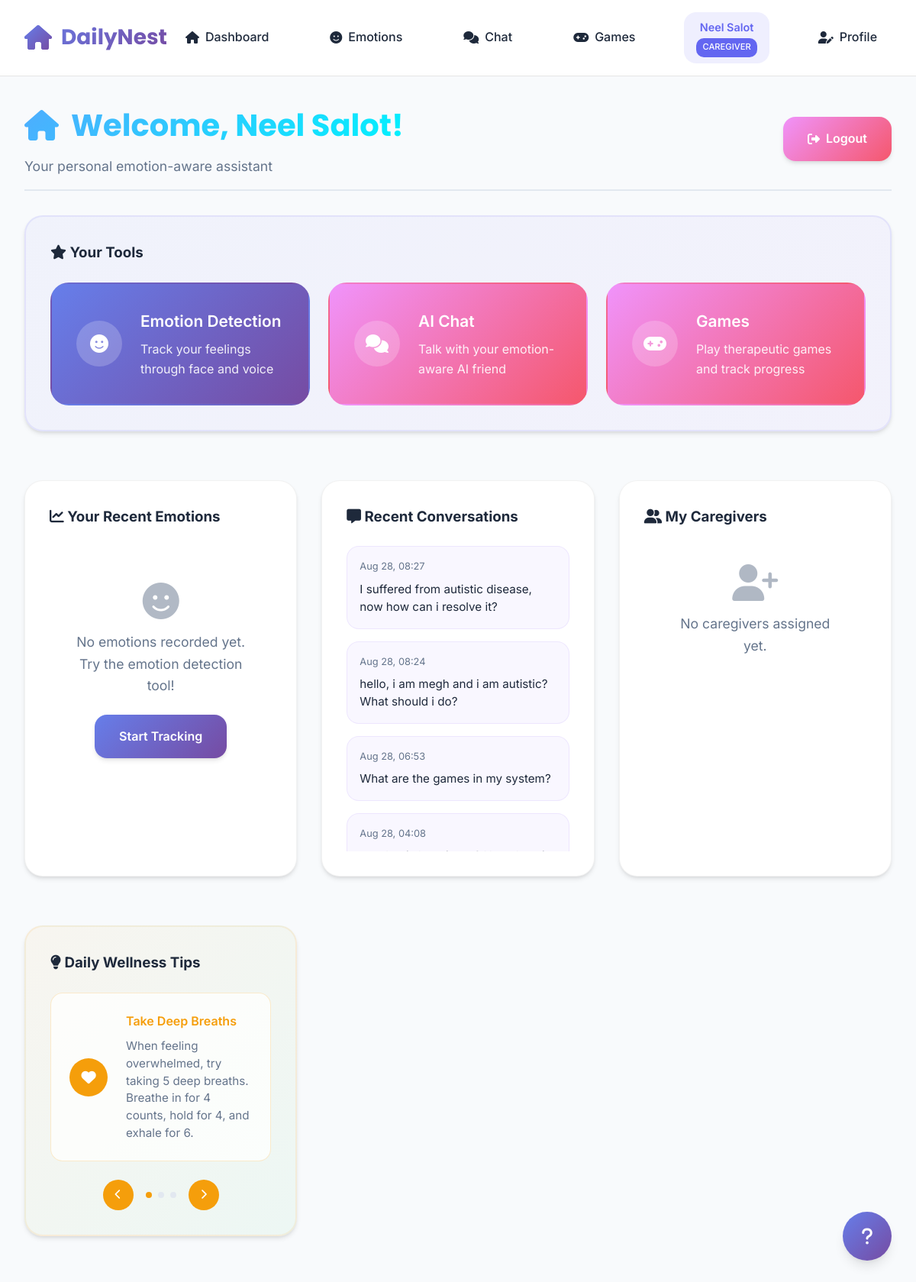
The app's page /autistic-dashboard/ (signed in) with its own data.
### DailyNest/models.py (models this page shows, shortened)
class CustomUser(AbstractUser):
    ROLE_CHOICES = [
        ('admin', 'Admin'),
        ('caregiver', 'Caregiver'),
        ('autistic_person', 'Autistic Person'),
    ]
    name = models.CharField(max_length=150, help_text="Full name of the user")
    email = models.EmailField(unique=True, help_text="Email address for login")
    role = models.CharField(max_length=20, choices=ROLE_CHOICES, default='autistic_person')
    created_at = models.DateTimeField(auto_now_add=True)
    phone = models.CharField(max_length=20, blank=True, null=True, help_text="Phone number")
    date_of_birth = models.DateField(blank=True, null=True, help_text="Date of birth")
    address = models.TextField(blank=True, null=True, help_text="Home address")
    emergency_contact = models.CharField(max_length=150, blank=True, null=True, help_text="Emergency contact name")
    emergency_phone = models.CharField(max_length=20, blank=True, null=True, help_text="Emergency contact phone")
    bio = models.TextField(blank=True, null=True, help_text="Personal bio or notes")
    profile_picture = models.ImageField(upload_to='profile_pics/', blank=True, null=True, help_text="Profile picture")
    USERNAME_FIELD = 'email'
    REQUIRED_FIELDS = ['username', 'name']

class ChatMessage(models.Model):
    SENDER_CHOICES = [
        ('user', 'User'),
        ('bot', 'Bot'),
    ]
    user = models.ForeignKey('CustomUser', on_delete=models.CASCADE, null=True, blank=True)
    sender = models.CharField(max_length=10, choices=SENDER_CHOICES)
    message = models.TextField()
    timestamp = models.DateTimeField(default=timezone.now)
    emotion_context = models.ForeignKey(EmotionRecord, on_delete=models.SET_NULL, null=True, blank=True)
    is_bot = models.BooleanField(default=False)

### DailyNest/views.py (the view)
# urls.py: path('autistic-dashboard/', views.autistic_dashboard, name='autistic_dashboard'),
@login_required
def autistic_dashboard(request):
    from .models import CareRelationship
    recent_emotions = EmotionRecord.objects.filter(user=request.user).order_by('-timestamp')[:5]
    recent_chats = ChatMessage.objects.filter(sender='user').order_by('-timestamp')[:5]
    caregiver_relationships = CareRelationship.objects.filter(
        autistic_person=request.user,
        is_active=True
    ).select_related('caregiver')
    context = {
        'recent_emotions': recent_emotions,
        'recent_chats': recent_chats,
        'caregiver_relationships': caregiver_relationships,
    }
    return render(request, 'dashboards/autistic_dashboard.html', context)

### DailyNest/templates/dashboards/autistic_dashboard.html (shortened to what this page needs)
{% extends 'base.html' %}
{% block content %}
<div class="dashboard-header">
    <div class="dashboard-title">
        <h1><i class="fas fa-home"></i> Welcome, {{ user.name }}!</h1>
        <p>Your personal emotion-aware assistant</p>
    </div>
    <div class="dashboard-actions">
        <a href="{% url 'logout' %}" class="btn btn-secondary">
            <i class="fas fa-sign-out-alt"></i> Logout
        </a>
    </div>
</div>
<div class="dashboard-grid">
    <div class="card featured-card">
        <h3><i class="fas fa-star"></i> Your Tools</h3>
        <div class="tools-grid">
            <a href="{% url 'emotion' %}" class="tool-card primary">
                <div class="tool-icon">
                    <i class="fas fa-smile"></i>
                </div>
                <div class="tool-content">
                    <h4>Emotion Detection</h4>
                    <p>Track your feelings through face and voice</p>
                </div>
            </a>
            <a href="{% url 'chat' %}" class="tool-card secondary">
                <div class="tool-icon">
                    <i class="fas fa-comments"></i>
                </div>
                <div class="tool-content">
                    <h4>AI Chat</h4>
                    <p>Talk with your emotion-aware AI friend</p>
                </div>
            </a>
            <a href="{% url 'games_hub' %}" class="tool-card secondary">
                <div class="tool-icon">
                    <i class="fas fa-gamepad"></i>
                </div>
                <div class="tool-content">
                    <h4>Games</h4>
                    <p>Play therapeutic games and track progress</p>
                </div>
            </a>
        </div>
    </div>
    <div class="card">
        <h3><i class="fas fa-chart-line"></i> Your Recent Emotions</h3>
        <div class="emotions-list">
            {% for emotion in recent_emotions %}
                <div class="emotion-card">
                    <div class="emotion-time">
                        {{ emotion.timestamp|date:"M d, H:i" }}
                    </div>
                    <div class="emotion-content">
                        {% if emotion.face_emotion %}
                            <div class="emotion-item face">
                                <i class="fas fa-smile"></i>
                                <span>{{ emotion.face_emotion|title }}</span>
                                <div class="confidence-bar">
                                    <div class="confidence-fill" style="width: {{ emotion.face_confidence|floatformat:0 }}%"></div>
                                </div>
                            </div>
                        {% endif %}
                        {% if emotion.voice_emotion %}
                            <div class="emotion-item voice">
                                <i class="fas fa-microphone"></i>
                                <span>{{ emotion.voice_emotion|title }}</span>
                                <div class="confidence-bar">
                                    <div class="confidence-fill" style="width: {{ emotion.voice_confidence|floatformat:0 }}%"></div>
                                </div>
                            </div>
                        {% endif %}
                    </div>
                </div>
            {% empty %}
                <div class="empty-state">
                    <i class="fas fa-smile"></i>
                    <p>No emotions recorded yet. Try the emotion detection tool!</p>
                    <a href="{% url 'emotion' %}" class="btn btn-primary">Start Tracking</a>
                </div>
            {% endfor %}
        </div>
    </div>
    <div class="card">
        <h3><i class="fas fa-message"></i> Recent Conversations</h3>
        <div class="chats-list">
            {% for chat in recent_chats %}
                <div class="chat-card">
                    <div class="chat-time">
                        {{ chat.timestamp|date:"M d, H:i" }}
                    </div>
                    <div class="chat-message">
                        {{ chat.message|truncatewords:15 }}
                    </div>
                </div>
            {% empty %}
                <div class="empty-state">
                    <i class="fas fa-comments"></i>
                    <p>No conversations yet. Start chatting with your AI friend!</p>
                    <a href="{% url 'chat' %}" class="btn btn-primary">Start Chatting</a>
                </div>
            {% endfor %}
        </div>
    </div>
    <div class="card">
        <h3><i class="fas fa-user-friends"></i> My Caregivers</h3>
        <div class="caregivers-list">
            {% for relationship in caregiver_relationships %}
                <div class="caregiver-card">
                    <div class="caregiver-info">
                        <div class="caregiver-avatar">
                            {% if relationship.caregiver.profile_picture %}
                                <img src="{{ relationship.caregiver.profile_picture.url }}" alt="{{ relationship.caregiver.name }}">
                            {% else %}
                                <i class="fas fa-user-circle"></i>
                            {% endif %}
                        </div>
                        <div class="caregiver-details">
                            <h4>{{ relationship.caregiver.name }}</h4>
                            <p class="caregiver-role">{{ relationship.get_relationship_type_display }}</p>
                            <p class="caregiver-contact">{{ relationship.caregiver.email }}</p>
                            {% if relationship.caregiver.phone %}
                                <p class="caregiver-phone">{{ relationship.caregiver.phone }}</p>
                            {% endif %}
                        </div>
                    </div>
                </div>
            {% empty %}
                <div class="empty-state">
                    <i class="fas fa-user-plus"></i>
                    <p>No caregivers assigned yet.</p>
                </div>
            {% endfor %}
        </div>
    </div>
    <div class="card tips-card">
        <h3><i class="fas fa-lightbulb"></i> Daily Wellness Tips</h3>
        <div class="tips-carousel">
            <div class="tip-item active">
                <div class="tip-icon">
                    <i class="fas fa-heart"></i>
                </div>
                <div class="tip-content">
                    <h4>Take Deep Breaths</h4>
                    <p>When feeling overwhelmed, try taking 5 deep breaths. Breathe in for 4 counts, hold for 4, and exhale for 6.</p>
                </div>
            </div>
        </div>
        <div class="tip-controls">
            <button class="tip-btn" onclick="previousTip()">
                <i class="fas fa-chevron-left"></i>
            </button>
            <div class="tip-indicators">
                <span class="indicator active"></span>
                <span class="indicator"></span>
                <span class="indicator"></span>
            </div>
            <button class="tip-btn" onclick="nextTip()">
                <i class="fas fa-chevron-right"></i>
            </button>
        </div>
    </div>
</div>
{% endblock %}

### DailyNest/templates/base.html (shortened to what this page needs)
<!DOCTYPE html>
<html lang="en">
<head>
    <link rel="stylesheet" href="https://cdnjs.cloudflare.com/ajax/libs/font-awesome/6.4.0/css/all.min.css">
</head>
<body data-theme="light" data-font-size="medium" data-reduce-animations="false">
    <nav class="navbar">
        <a href="/" class="navbar-brand">
            <i class="fas fa-home"></i>
            DailyNest
        </a>
        <div class="navbar-links">
            {% if user.is_authenticated %}
                <a href="/" class="nav-link">
                    <i class="fas fa-home"></i>
                    <span>Dashboard</span>
                </a>
                <a href="/emotion/" class="nav-link">
                    <i class="fas fa-smile"></i>
                    <span>Emotions</span>
                </a>
                <a href="/chat/" class="nav-link">
                    <i class="fas fa-comments"></i>
                    <span>Chat</span>
                </a>
                <a href="{% url 'games_hub' %}" class="nav-link">
                    <i class="fas fa-gamepad"></i>
                    <span>Games</span>
                </a>
                <div class="user-menu">
                    <span class="user-greeting">{{ user.name }}</span>
                    <div class="user-role-badge">{{ user.get_role_display }}</div>
                </div>
                <a href="{% url 'profile' %}" class="nav-link">
                    <i class="fas fa-user-edit"></i>
                    <span>Profile</span>
                </a>
            {% endif %}
        </div>
    </nav>
    <main class="main-content">
        <div class="container">
            {% block content %}{% endblock %}
        </div>
    </main>
    <button class="fab" id="helpBtn" aria-label="Get Help">
        <i class="fas fa-question"></i>
    </button>
</body>
</html>

### DailyNest/templates/base.html (style rules this page uses)
:root { --primary-gradient: linear-gradient(135deg, #667eea 0%, #764ba2 100%); --secondary-gradient: linear-gradient(135deg, #f093fb 0%, #f5576c 100%); --accent-gradient: linear-gradient(135deg, #4facfe 0%, #00f2fe 100%); --calm-blue: #6366f1; --soft-green: #10b981; --gentle-purple: #8b5cf6; --warm-orange: #f59e0b; --soothing-teal: #06b6d4; --bg-light: #f8fafc; --bg-dark: #0f172a; --surface-light: #ffffff; --surface-dark: #1e293b; --text-light: #1e293b; --text-dark: #f1f5f9; --focus-ring: 0 0 0 3px rgba(99, 102, 241, 0.3); --border-radius: 16px; --border-radius-lg: 24px; --transition: all 0.3s cubic-bezier(0.4, 0, 0.2, 1); --shadow-sm: 0 1px 2px 0 rgba(0, 0, 0, 0.05); --shadow-md: 0 4px 6px -1px rgba(0, 0, 0, 0.1), 0 2px 4px -1px rgba(0, 0, 0, 0.06); --shadow-lg: 0 10px 15px -3px rgba(0, 0, 0, 0.1), 0 4px 6px -2px rgba(0, 0, 0, 0.05); --shadow-xl: 0 20px 25px -5px rgba(0, 0, 0, 0.1), 0 10px 10px -5px rgba(0, 0, 0, 0.04); }
* { margin: 0; padding: 0; box-sizing: border-box; }
body { font-family: 'Inter', -apple-system, BlinkMacSystemFont, 'Segoe UI', Roboto, sans-serif; line-height: 1.6; color: var(--text-light); background: var(--bg-light); transition: var(--transition); overflow-x: hidden; }
body[data-font-size="medium"] { font-size: 16px; }
.navbar { position: fixed; top: 0; left: 0; right: 0; z-index: 1000; background: rgba(255, 255, 255, 0.95); backdrop-filter: blur(20px); border-bottom: 1px solid rgba(0, 0, 0, 0.1); padding: 1rem 2rem; display: flex; justify-content: space-between; align-items: center; transition: var(--transition); }
.navbar-brand { font-family: 'Poppins', sans-serif; font-size: 1.75rem; font-weight: 700; background: var(--primary-gradient); -webkit-background-clip: text; -webkit-text-fill-color: transparent; background-clip: text; display: flex; align-items: center; gap: 0.75rem; text-decoration: none; }
.navbar-brand i { background: var(--primary-gradient); -webkit-background-clip: text; -webkit-text-fill-color: transparent; background-clip: text; font-size: 2rem; }
.navbar-links { display: flex; gap: 2rem; align-items: center; }
.nav-link { text-decoration: none; color: var(--text-light); font-weight: 500; padding: 0.75rem 1.5rem; border-radius: var(--border-radius); display: flex; align-items: center; gap: 0.5rem; transition: var(--transition); position: relative; overflow: hidden; }
.nav-link::before { content: ''; position: absolute; top: 0; left: -100%; width: 100%; height: 100%; background: var(--primary-gradient); transition: var(--transition); z-index: -1; }
.user-menu { display: flex; flex-direction: column; align-items: center; padding: 0.5rem 1rem; background: rgba(99, 102, 241, 0.1); border-radius: var(--border-radius); margin: 0 0.5rem; }
.user-greeting { font-weight: 600; font-size: 0.9rem; color: var(--calm-blue); }
.user-role-badge { font-size: 0.7rem; padding: 0.2rem 0.5rem; background: var(--calm-blue); color: white; border-radius: 10px; margin-top: 0.2rem; text-transform: uppercase; font-weight: 500; }
.main-content { margin-top: 100px; min-height: calc(100vh - 100px); padding: 2rem; }
.container { max-width: 1200px; margin: 0 auto; }
.card { background: var(--surface-light); border-radius: var(--border-radius-lg); padding: 2rem; margin-bottom: 2rem; box-shadow: var(--shadow-md); transition: var(--transition); border: 1px solid rgba(0, 0, 0, 0.05); }
.btn { padding: 1rem 2rem; border: none; border-radius: var(--border-radius); font-weight: 600; font-size: 1rem; cursor: pointer; transition: var(--transition); display: inline-flex; align-items: center; gap: 0.5rem; text-decoration: none; position: relative; overflow: hidden; }
.btn-primary { background: var(--primary-gradient); color: white; box-shadow: var(--shadow-md); }
.btn-secondary { background: var(--secondary-gradient); color: white; box-shadow: var(--shadow-md); }
.fab { position: fixed; bottom: 2rem; right: 2rem; width: 64px; height: 64px; background: var(--primary-gradient); border: none; border-radius: 50%; color: white; font-size: 1.5rem; cursor: pointer; box-shadow: var(--shadow-lg); transition: var(--transition); z-index: 100; }
.animate-fade-in-up { animation: fadeInUp 0.6s ease-out; }

### records on screen
CustomUser: name "Neel Salot", role "CAREGIVER"
ChatMessage: timestamp "Aug 28, 08:27", message "I suffered from autistic disease, now how can i resolve it?"
ChatMessage: timestamp "Aug 28, 08:24", message "hello, i am megh and i am autistic? What should i do?"
ChatMessage: timestamp "Aug 28, 06:53", message "What are the games in my system?"
ChatMessage: timestamp "Aug 28, 04:08"
